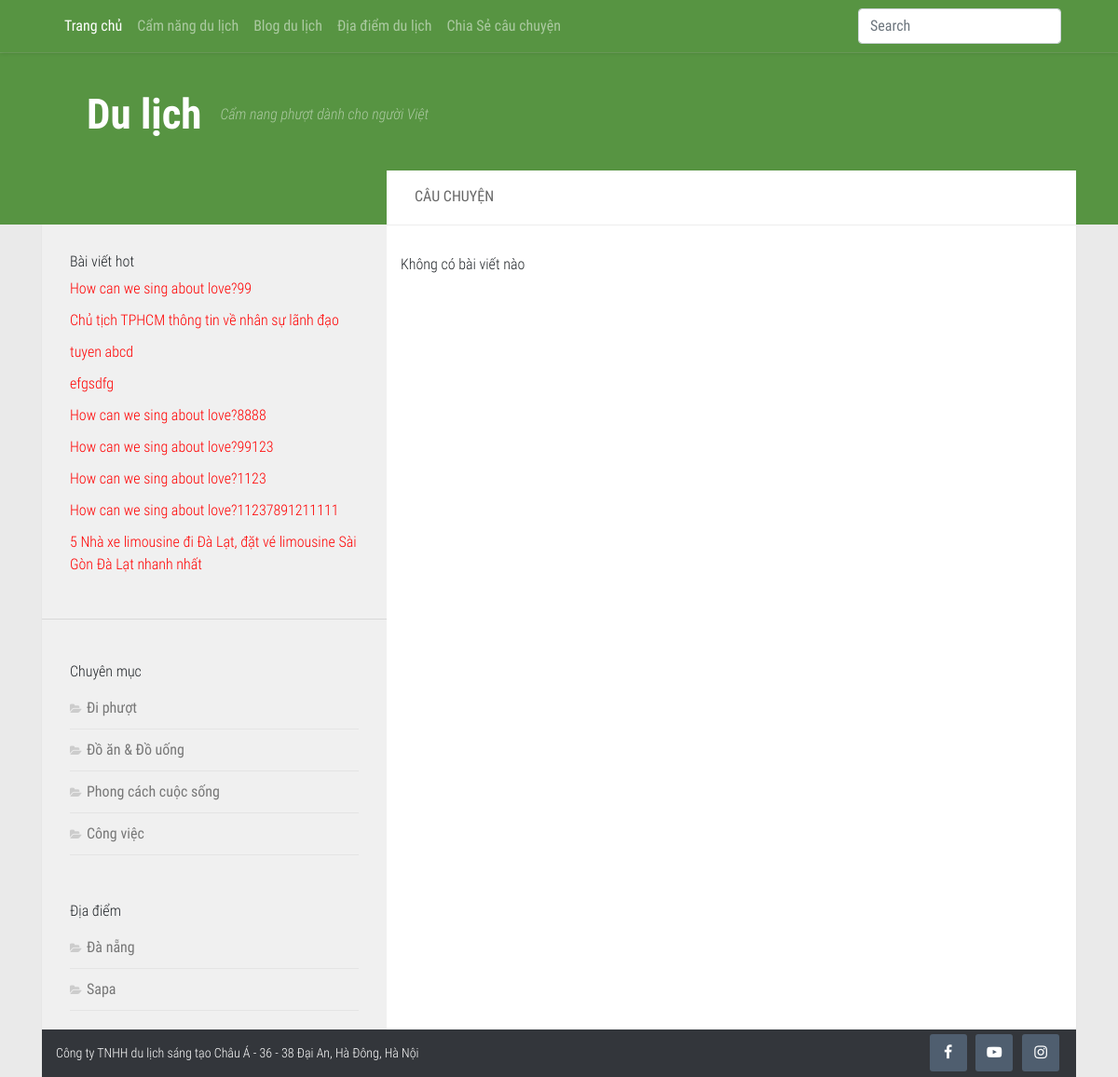
Page /cauchuyen.php on the earlier database version.
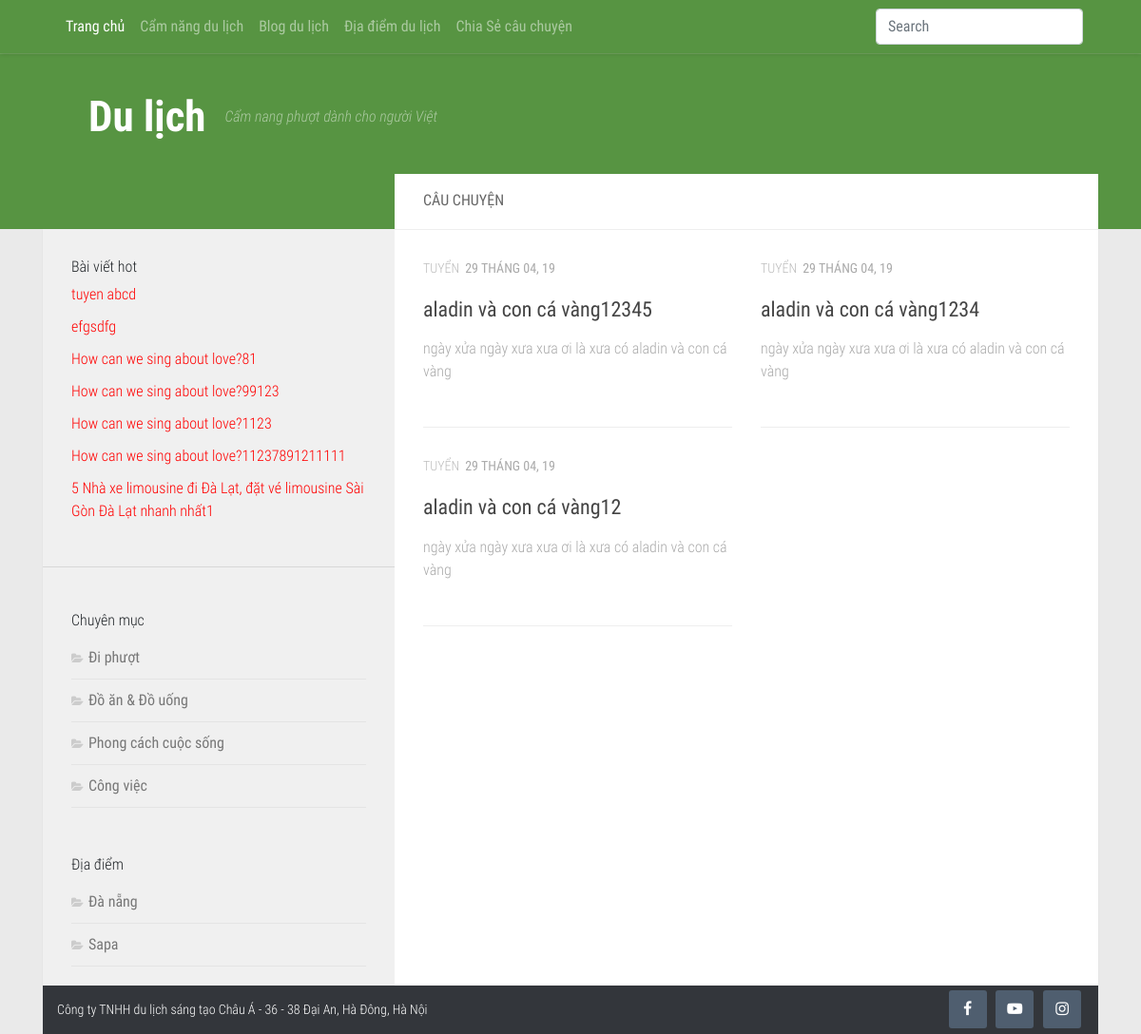
Same page on the later database version.
### tables this page shows
CREATE TABLE `tintuc` (
  `tintuc_id` int(11) NOT NULL,
  `danhmuc_id` int(11) DEFAULT NULL,
  `tintuc_ten` varchar(150) DEFAULT NULL,
  `tintuc_mota` text NOT NULL,
  `tintuc_noidung` text,
  `tintuc_anh` varchar(100) DEFAULT NULL,
  `tintuc_ngaytao` date DEFAULT NULL,
  `tintuc_hot` tinyint(4) DEFAULT NULL
);

CREATE TABLE `danhmuc` (
  `danhmuc_id` int(11) NOT NULL,
  `danhmuc_ten` varchar(100) NOT NULL,
  `danhmuc_vitri` int(11) NOT NULL,
  `danhmuc_ngaytao` date NOT NULL
);

CREATE TABLE `diadiem` (
  `diadiem_id` int(11) NOT NULL,
  `diadiem_ten` varchar(150) NOT NULL,
  `diadiem_anh` varchar(100) NOT NULL,
  `diadiem_ngaytao` date NOT NULL,
  `diadiem_vitri` int(11) NOT NULL
);

CREATE TABLE `cauchuyen` (
  `cauchuyen_id` int(11) NOT NULL,
  `cauchuyen_tieude` varchar(120) NOT NULL,
  `cauchuyen_tacgia` varchar(100) NOT NULL,
  `cauchuyen_noidung` text NOT NULL,
  `cauchuyen_ngay` date NOT NULL,
  `cauchuyen_trangthai` tinyint(4) NOT NULL,
  `cauchuyen_hot` tinyint(4) NOT NULL
);

### includes/functions.php (called while the page is built, shortened)
<?php
    function the_excerpt($text, $string = 400) {
        if(strlen($text) > $string) {
            $cutString = substr($text,0,$string);
            $words = substr($text, 0, strrpos($cutString, ' '));
            return $words .'...';
        } else {
            return $text;
        }
    }
    function fetch_story($display = 5) {
        global $dbc;
        $start = (isset($_GET['s']) && filter_var($_GET['s'], FILTER_VALIDATE_INT, array('min_range' => 1))) ? $_GET['s'] : 0;
        $query = "SELECT cauchuyen_id ,cauchuyen_tieude, cauchuyen_tacgia, cauchuyen_noidung, DATE_FORMAT(cauchuyen_ngay, '%d Tháng %m, %y') AS date ";
        $query .= " FROM cauchuyen ";
        $query .= " WHERE cauchuyen_trangthai = 1 ";
        $query .= " ORDER BY cauchuyen_hot DESC LIMIT {$start}, {$display}";
        $result = $dbc->query($query);
        if($result->num_rows > 1) {
            $posts = array();
            while($results = $result->fetch_array(MYSQLI_ASSOC)) {
                $posts[] = $results;
            }
            return $posts;
        } else {
            return FALSE;
        }
    }
?>

### cauchuyen.php (the view, shortened to what the changed rows need)
<?php include('includes/mysqli_connect.php');?>
<?php include('includes/functions.php');?>
<?php include('includes/header.php');?>
<main id="main">
  <div class="container">
    <div class="row">
      <div class="col-md-12">
        <div class="wrapper-main">
          <div class="row m-0">
            <div class="col-md-4 p-0">
              <?php include('includes/sidebar.php');?>
            </div>
            <div class="col-md-8 p-0">
              <div class="wrapper-main-content">
                <h2 class="title"> CÂU CHUYỆN </h2>
                <div class="row">
                  <div class="col-md-12">
                    <div class="box-content">
                      <div id="grid-wrapper" class="post-list clearfix">
                        <div class="row">
                          <?php
                          $display = 6;
                          $posts = fetch_story($display);
                          if(!empty($posts)){
                            foreach ($posts as $post) {
                              echo "
                                <div class='col-md-6'>
                                  <article class='clearfix post'>
                                    <div class='post-inner post-hover'>
                                      <div class='post-meta clearfix'>
                                        <p class='post-category'><a>{$post['cauchuyen_tacgia']}</a></p>
                                        <p class='post-date'>
                                            <time class='published'>{$post['date']}</time>
                                        </p>
                                      </div>
                                      <h2 class='post-title'>
                                        <a href='chitietcauchuyen.php?id={$post['cauchuyen_id']}' title='{$post['cauchuyen_tieude']}'>{$post['cauchuyen_tieude']}</a>
                                      </h2>
                                      <div class='excerpt'>
                                          <p>".the_excerpt($post['cauchuyen_noidung'], 500)."</p>
                                      </div>
                                    </div>
                                  </article>
                                </div>
                              ";
                            }
                          } else {
                            $messages = "<p>Không có bài viết nào</p>";
                          }
                          ?>
                          <?php if(isset($messages)) {echo $messages;} ?>
                        </div>
                      </div>
                    </div>
                  </div>
                </div>
              </div>
            </div>
          </div>
        </div>
      </div>
    </div>
  </div>
</main>
<?php include('includes/footer.php');?>

### includes/sidebar.php (shortened to what the changed rows need)
<aside id="aside">
  <div class="sidebar-sticky">
    <div class="wrapper-post-hot">
      <ul class="list-post-hot">
        <?php
          $query = "SELECT tintuc_id, tintuc_ten FROM tintuc WHERE tintuc_hot = 1 ORDER BY tintuc_id ASC LIMIT 0, 10";
          $result = $dbc->query($query);
          while ($news = $result->fetch_array(MYSQLI_ASSOC)) {
              echo "<li><a href='single.php?id={$news['tintuc_id']}'";
              echo ">".$news['tintuc_ten']. "</a></li>";
          }
         ?>
      </ul>
    </div>
    <div class="wrapper-categories">
      <ul>
        <?php
          $query = "SELECT * FROM danhmuc ORDER BY danhmuc_id ASC";
          $result = $dbc->query($query);
          while ($cats = $result->fetch_array(MYSQLI_ASSOC)) {
              echo "<li class='cat-item'><a href='danhmuctintuc.php?id={$cats['danhmuc_id']}'";
              echo ">".$cats['danhmuc_ten']. "</a></li>";
          }
         ?>
      </ul>
    </div>
    <div class="wrapper-categories">
      <ul>
        <?php
          $query = "SELECT * FROM diadiem ORDER BY diadiem_id ASC";
          $result = $dbc->query($query);
          while ($location = $result->fetch_array(MYSQLI_ASSOC)) {
              echo "<li class='cat-item'><a href='diadiem.php?id={$location['diadiem_id']}'";
              echo ">".$location['diadiem_ten']. "</a></li>";
          }
         ?>
      </ul>
    </div>
  </div>
</aside>

Differences in the rows shown:
removed tintuc: tintuc_ten "How can we sing about love?99"
removed tintuc: tintuc_ten "Chủ tịch TPHCM thông tin về nhân sự lãnh đạo"
changed tintuc: tintuc_ten "How can we sing about love?8888" → "How can we sing about love?81"
changed tintuc: tintuc_ten "5 Nhà xe limousine đi Đà Lạt, đặt vé limousine Sài Gòn Đà Lạt nhanh nhất" → "5 Nhà xe limousine đi Đà Lạt, đặt vé limousine Sài Gòn Đà Lạt nhanh nhất1"
now on this page (row edited): cauchuyen: cauchuyen_tacgia "TUYỂN", date "29 THÁNG 04, 19", cauchuyen_tieude "aladin và con cá vàng12345", cauchuyen_noidung "ngày xửa ngày xưa xưa ơi là xưa có aladin và con cá vàng"
now on this page (row edited): cauchuyen: cauchuyen_tacgia "TUYỂN", date "29 THÁNG 04, 19", cauchuyen_tieude "aladin và con cá vàng1234", cauchuyen_noidung "ngày xửa ngày xưa xưa ơi là xưa có aladin và con cá vàng"
now on this page (row edited): cauchuyen: cauchuyen_tacgia "TUYỂN", date "29 THÁNG 04, 19", cauchuyen_tieude "aladin và con cá vàng12", cauchuyen_noidung "ngày xửa ngày xưa xưa ơi là xưa có aladin và con cá vàng"
Other differences:
text no longer shown: "Không có bài viết nào"
